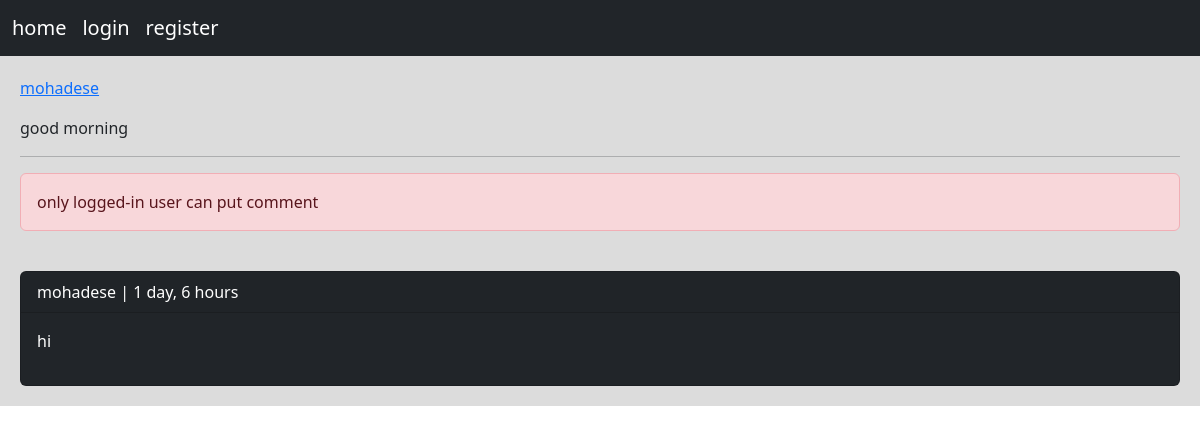
Screenshot of /post/11/good-morning/ with the database file from the repository.
### home/models.py (models this page shows, shortened)
class Post(models.Model):
    user = models.ForeignKey(User, on_delete=models.CASCADE)
    created = models.DateTimeField(auto_now_add=True)
    slug = models.SlugField()
    body = models.TextField()
    updated = models.DateTimeField(auto_now=True)
    class Meta:
        ordering = ('-created',)

class Comment(models.Model):
    user = models.ForeignKey(User, on_delete=models.CASCADE, related_name='ucomment')
    post = models.ForeignKey(Post, on_delete=models.CASCADE, related_name='pcomment')
    replay = models.ForeignKey('Comment', on_delete=models.CASCADE, related_name='rcomment', blank=True, null=True)
    is_replay = models.BooleanField(default=False)
    body = models.TextField(max_length=400)
    created = models.DateTimeField(auto_now_add=True)

### home/views.py (the view, shortened to what this page needs)
# urls.py: path('post/<int:post_id>/<slug:post_slug>/', views.PostDetailView.as_view(), name='post_detail'),
class PostDetailView(View):
    form_class = CommentCreatForm
    form_class_replay = ReplyCommentForm
    def setup(self, request, *args, **kwargs):
        self.post_instance = get_object_or_404(Post, pk=kwargs['post_id'], slug=kwargs['post_slug'])
        return super().setup(request, *args, **kwargs)
    def get(self, request, *args, **kwargs):
        comments = self.post_instance.pcomment.filter(is_replay=False)
        return render(request, 'home/detail.html', {'post': self.post_instance, 'comments': comments,
                                                    'form': self.form_class, 'replay_form': self.form_class_replay})

### home/templates/home/detail.html (shortened to what this page needs)
{% extends 'base.html' %}
{% block content %}
    <p><a href="{% url 'user_profile' post.user.id %}">{{ post.user }}</a></p>
    <p>{{ post.body }}</p><hr>
    {% if request.user.is_authenticated %}
        <a href="{% url 'post_like' post.id %}" class="btn btn-primary">Like {{ post.liks_count }}</a>
        <form action="" method="post">
            {% csrf_token %}
            {{ form.as_p }}
            <input type="submit" value="send">
        </form><br>
    {% else %}
        <p class="alert alert-danger">only logged-in user can put comment</p>
    {% endif %}
    {% for comment in comments %}<br>
        <div class="card bg-dark text-white">
            <p class="card-header">{{ comment.user }} | {{ comment.created|timesince }}</p>
            <p class="card-body">{{ comment.body }}</p>
        </div>
    {% empty %}
        <p>no comment yet</p>
    {% endfor %}
{% endblock %}

### rows the page displays
Post: user "mohadese", body "good morning"
Comment: user "mohadese", created "1 day, 6 hours", body "hi"
